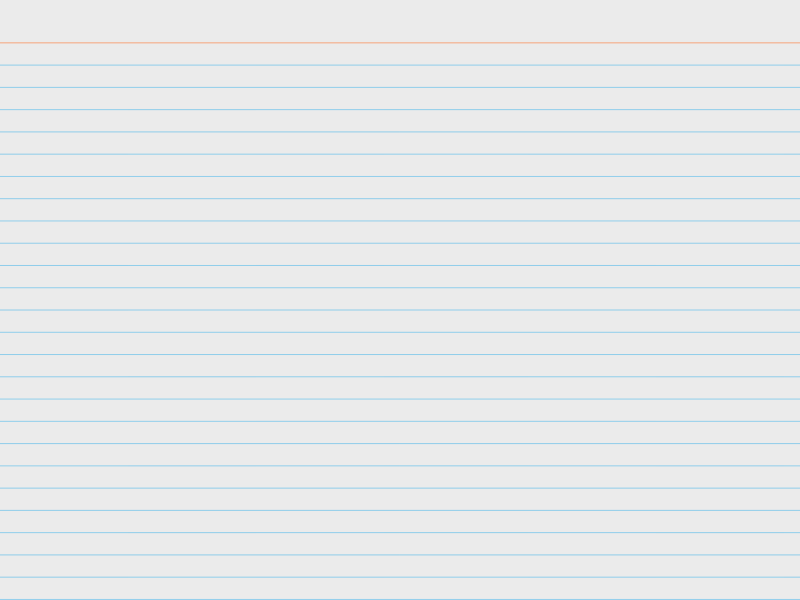
Frame 1 (no input)
Frame 60 (no input): identical to frame 1, image omitted
Frame 120 (the mouse pressed at the canvas centre since frame 60): identical to frame 1, image omitted

The p5.js sketch that drew this single still picture (run headless with seeded random() and noise() and a simulated clock; from frame 60 on, the mouse is pressed at the canvas centre):

// p5.js sketch
// ── sketch.js
//stating the global variables
var w = screen.width; //the screen width
var h = screen.height; //the screen height

function setup() {
  createCanvas(w, h);
}

function draw() {
  paper();
}

//making the background look like paper
function paper () {
  background(235);
  strokeWeight(0.5);
  
  //drawing the lines
  for(var i = 0; i <= 25; i++) {
    if(i == 0) {
      stroke(255, 92, 10);
    }
    else {
      stroke(51, 175, 232);
    }
    line(0, h/14 + i* h/26.95, w, h/14 + i* h/26.95)
  }
}
